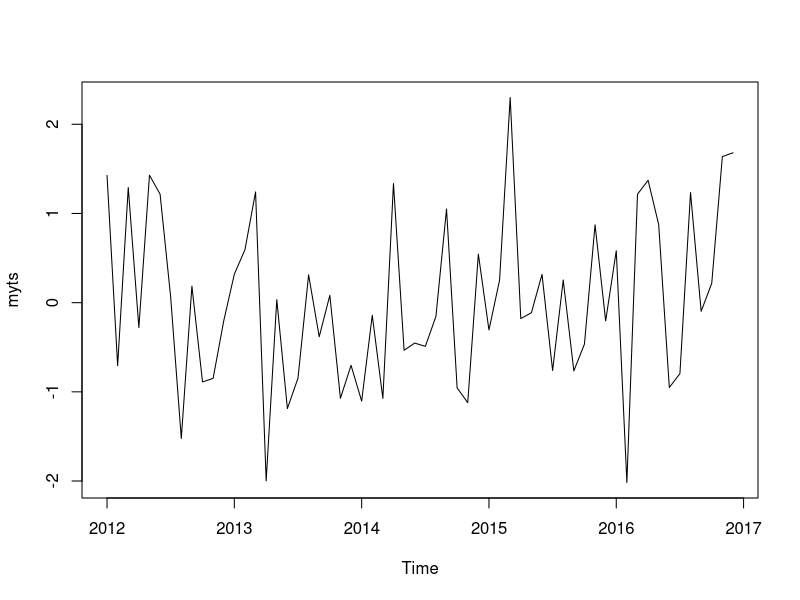

This chart was generated by the following R code:
#Series temporais e analises preditivas - Fernando Amaral

#pacotes essencias utilizados durante o curso
install.packages("forecast")
install.packages("ggplot2")
install.packages("urca")
install.packages("lmtest")
install.packages("seasonal")
install.packages("seasonalview")

#cria uma serie temporal normalmente distribuida
myts = rnorm(60)
myts = ts(myts,start = c(2012,1), end=c(2016,12), frequency=12)
plot(myts)
